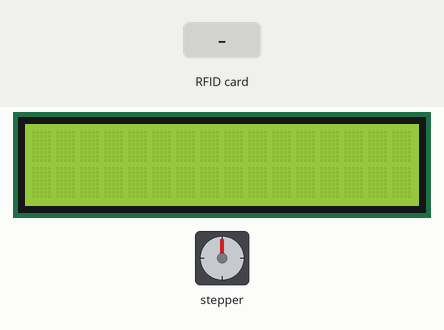
A sketch run on a simulated Arduino Mega 2560, built with avr-gcc and run on an emulated ATmega2560. Shown: 16×2 character LCD, stepper motor. The test bench sets the inputs (shaded band). Stepper angles assume 500 steps per turn; what the sketch prints to the serial monitor is not drawn.

Above: at 1.3 s.
1.4 s: RFID card 96 F0 A4 AC held to the reader
At 2.3 s:
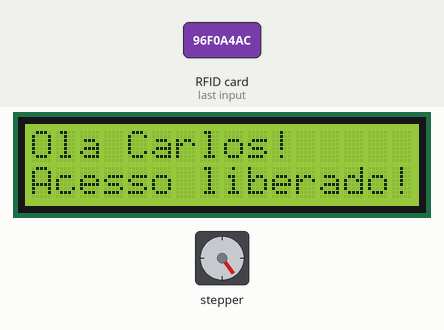
3.3 s: RFID card 10 D1 1F A4 held to the reader
At 3.8 s:
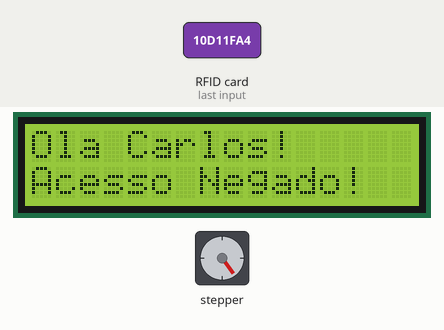
4.8 s: RFID card 96 F0 A4 AC held to the reader
At 7.3 s:
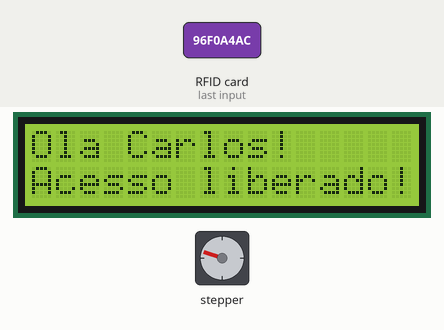
Timing chart, 0 to 8.8 s (numbered marks = the images above; inputs shaded):
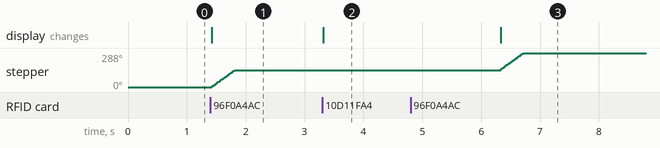

The sketch:

RFID-DisplayLcd-Led.ino
```cpp
// ARDUINO MEGA: RST: 5 MISO: 50 MOSI: 51 SCK: 52 SDA: 53

#include <SPI.h>
#include <MFRC522.h>
#include <LiquidCrystal.h>
#include <Stepper.h>
#define SS_PIN 53
#define RST_PIN 5
MFRC522 mfrc522(SS_PIN, RST_PIN);// Create MFRC522 instance.


const int stepsPerRevolution = 500;

//Inicializa a biblioteca utilizando as portas de 8 a 11 para
//ligacao ao motor
Stepper myStepper(stepsPerRevolution, 8,10,9,11);

LiquidCrystal lcd(2, 3, 4, 8, 6, 7);

char st[20];

void setup()
{
  Serial.begin(9600);   // Inicia a serial
  SPI.begin();      // Inicia  SPI bus
  mfrc522.PCD_Init();   // Inicia MFRC522
  Serial.println("Aproxime o seu cartao do leitor...");
  Serial.println();
  //Define o número de colunas e linhas do LCD:
  lcd.begin(16, 2);
  myStepper.setSpeed(60);
}

void loop()
{
  // Look for new cards
  if ( ! mfrc522.PICC_IsNewCardPresent())
  {
    return;
  }
  // Select one of the cards
  if ( ! mfrc522.PICC_ReadCardSerial())
  {
    return;
  }
  //Mostra UID na serial
  String conteudo= "";
  byte letra;
  for (byte i = 0; i < mfrc522.uid.size; i++)
  {
     conteudo.concat(String(mfrc522.uid.uidByte[i] < 0x10 ? " 0" : " "));
     conteudo.concat(String(mfrc522.uid.uidByte[i], HEX));
  }
  Serial.println();
  conteudo.toUpperCase();
  if (conteudo.substring(1) == "96 F0 A4 AC") //UID 1 - Chaveiro
  {
    Serial.println("Ola Carlos!");
    Serial.println();
    Serial.println("Led aceso");

    lcd.clear();
    lcd.setCursor(0,0);
    lcd.print("Ola Carlos!");
    lcd.setCursor(0,1);
    lcd.print("Acesso liberado!");
    myStepper.step(200);
  }

  if (conteudo.substring(1) == "10 D1 1F A4") //UID 2 - Cartao
  {
    Serial.println("Ola Carlos!");
    Serial.println();
    Serial.println("Led apagado");

    lcd.clear();
    lcd.setCursor(0,0);
    lcd.print("Ola Carlos!");
    lcd.setCursor(0,1);
    lcd.print("Acesso Negado!");
    delay(3000);
  }
}
```

Measured:
- after the input at 1.4 s, stepper: turns 144° clockwise in 0.38 s, starting at once; the display: changes at once (image 1)
- after the input at 3.3 s, the display: changes at once (image 2)
- after the input at 4.8 s, stepper: turns 144° clockwise in 0.38 s, starting after 1.5 s; the display: changes after 1.5 s (image 3)
